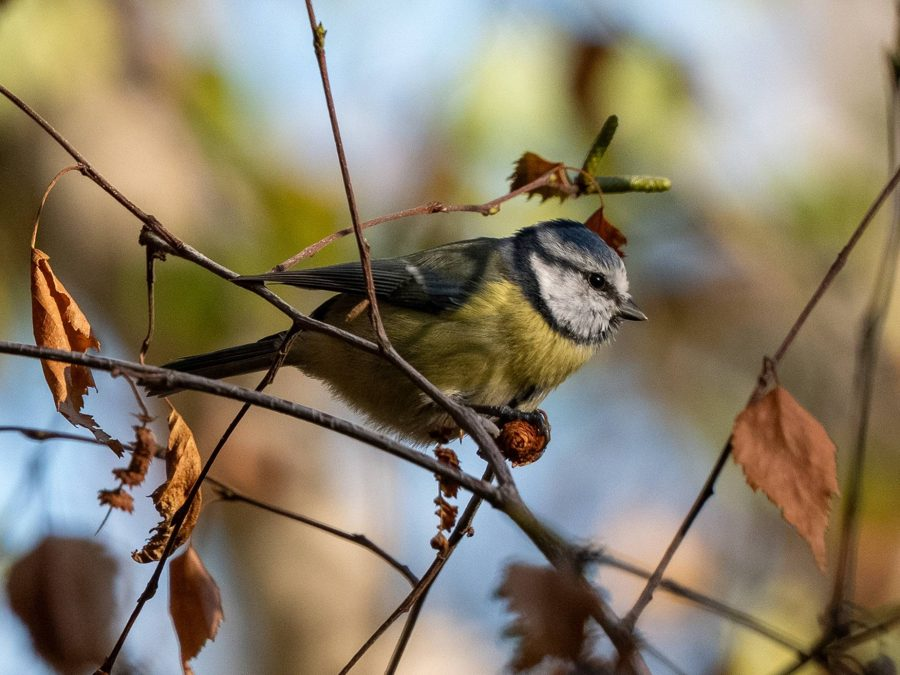
#> input picture images/blue-tit-sm.jpg, 900 x 675 px
$ python -i make_mockup.py   (imports and definitions only)
#> lines starting #> are read from the running program, lines starting #| are printed output that depends on the picture; after the words box and inside, x2 and y2 are one past the last pixel; in counts of white or black regions, pixels touching at a corner belong together
"""Place a print on a room photo at real scale.
usage: python3 make_mockup.py room.jpg photo.jpg out.jpg px_per_cm center_x bottom_y print_w_cm print_h_cm [crop_x crop_y crop_w crop_h]
"""
import sys
from PIL import Image, ImageDraw, ImageFilter, ImageStat

# Look of the print on the wall
FRAME_COLOR = (243, 241, 237)   # white frame
FRAME_EDGE = (205, 200, 192)    # thin darker edge so a white frame shows on white walls
BORDER = 0.06                   # white paper border around the photo (0 = photo to the edge)

# [46 lines left out: function mockup, not called in this run]

# [4 lines not run here, left out]

def studio(photo_p, out_p, size=(1400, 1050), bg=(236, 235, 232)):
    """Print only (no frame), big and straight on, on a light background."""
#> called with photo_p = '../images/blue-tit-sm.jpg', out_p = 'out.png', size = (1400, 1050), bg = (236, 235, 232)
    from PIL import ImageDraw
    canvas = Image.new("RGB", size, bg)
    photo = Image.open(photo_p).convert("RGB")
#> photo is the input picture: PIL image 900x675 RGB; mean R, G, B 135.8, 125.4, 105
    W = int(size[0] * 0.74)
    border = int(W * 0.045)
    iw = W - 2 * border
    ih = int(iw * photo.height / photo.width)
#> ih = 708
    photo = photo.resize((iw, ih), Image.LANCZOS)
#> photo: PIL image 944x708 RGB
    H = ih + 2 * border
#> H = 800
    x0, y0 = (size[0] - W) // 2, (size[1] - H) // 2
#> x0 = 182; y0 = 125
    sh = Image.new("L", size, 0)
#> sh: PIL image 1400x1050 L; every value is 0
    ImageDraw.Draw(sh).rectangle((x0 + 6, y0 + 14, x0 + W + 6, y0 + H + 14), fill=90)
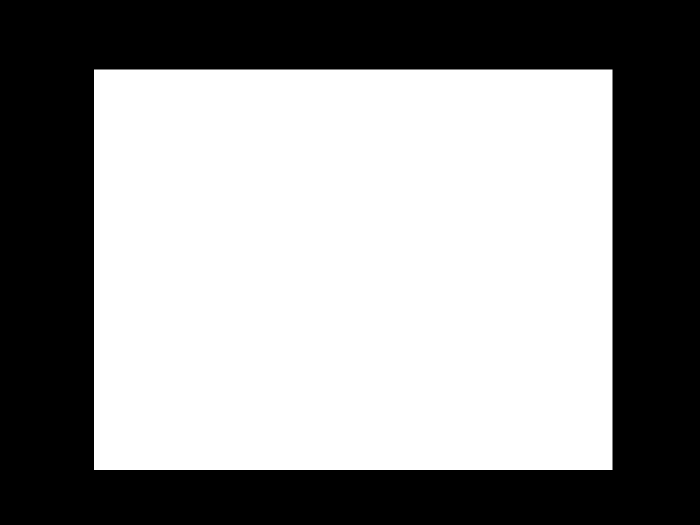
#> sh: PIL image 1400x1050 L (shown at 1/2 size); values 0 (black) and 90 (white), 56.5% white; 1 black region, box (x1, y1, x2, y2) and area: (0, 0, 1400, 1050) 639363
    sh = sh.filter(ImageFilter.GaussianBlur(18))
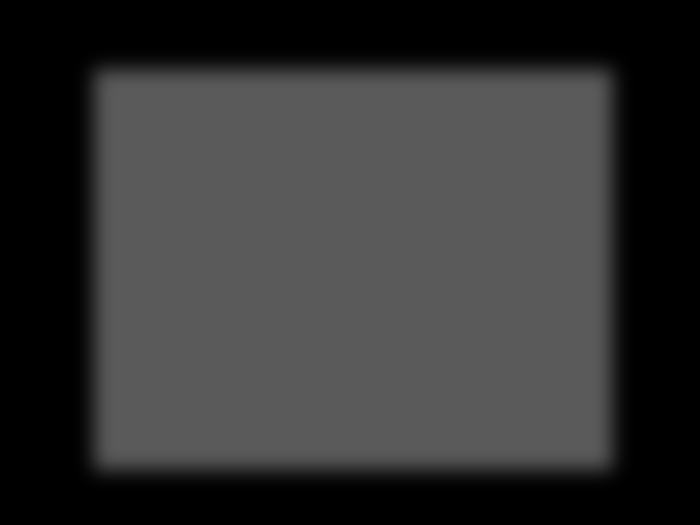
#> sh: PIL image 1400x1050 L (shown at 1/2 size); min 0, max 90, mean 50.9
    canvas = Image.composite(Image.new("RGB", size, (60, 55, 50)), canvas, sh)
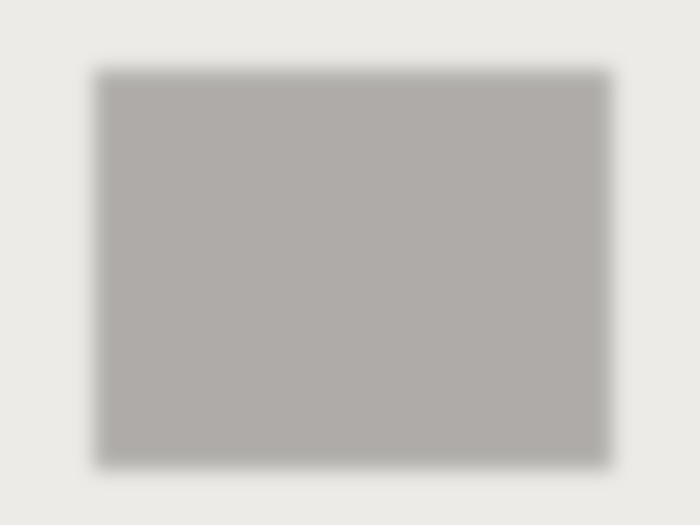
#> canvas: PIL image 1400x1050 RGB (shown at 1/2 size); mean R, G, B 201, 198.9, 195.8
    paper = Image.new("RGB", (W, H), (250, 249, 246))
    paper.paste(photo, (border, border))
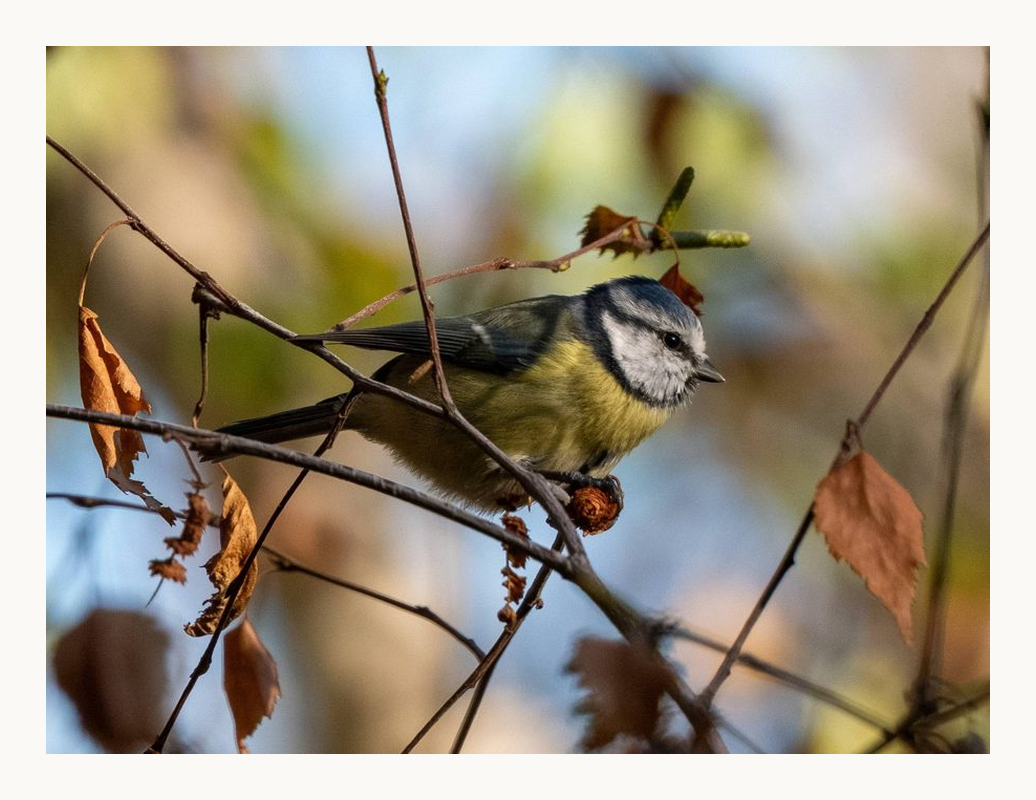
#> paper: PIL image 1036x800 RGB; mean R, G, B 157.9, 149.3, 132.3
    canvas.paste(paper, (x0, y0))
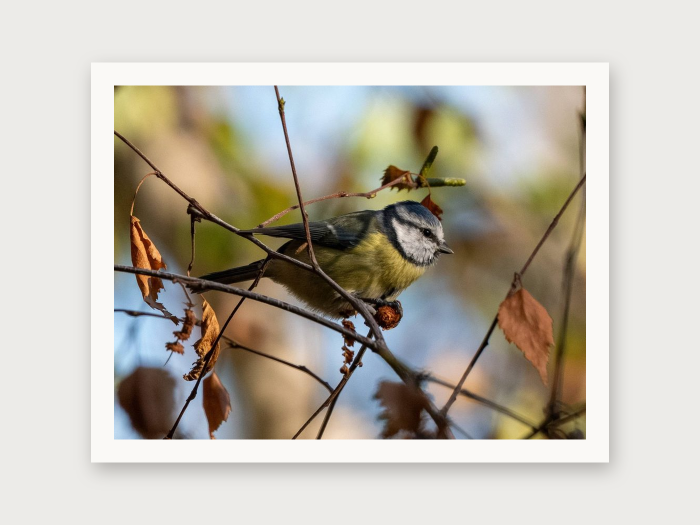
#> canvas: PIL image 1400x1050 RGB (shown at 1/2 size); mean R, G, B 190.6, 185.3, 174.4
    canvas.save(out_p, quality=88)

>>> result = studio('../images/blue-tit-sm.jpg', 'out.png')

$ run again, on images/crested-tit-sm.jpg
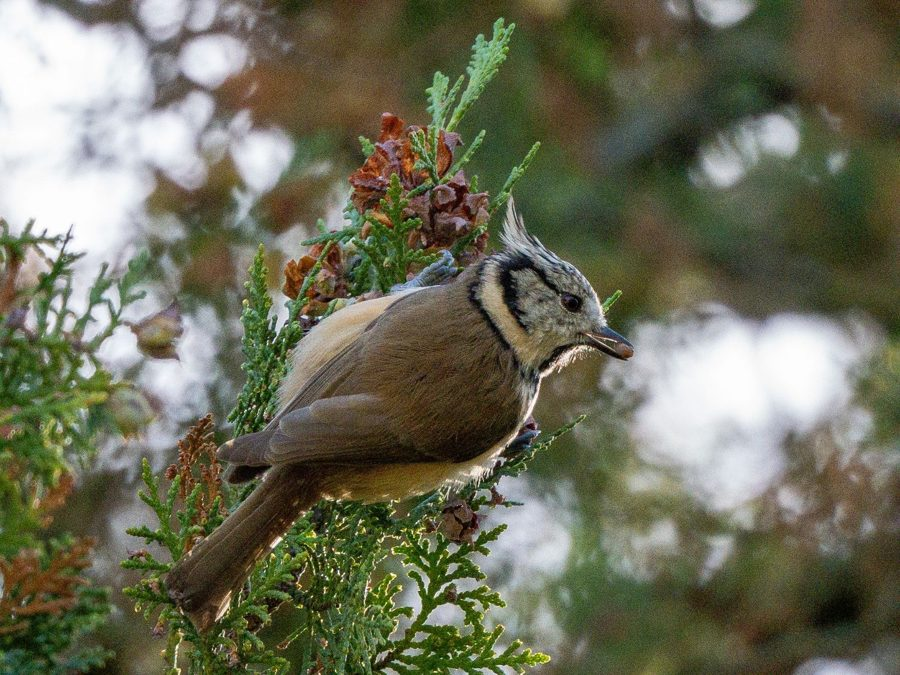
#> input picture images/crested-tit-sm.jpg, 900 x 675 px
#> in studio, photo is the input picture: PIL image 900x675 RGB; mean R, G, B 109, 109.8, 89.2
#> photo: PIL image 944x708 RGB
#> in studio, `paper.paste(photo, (border, border))`:
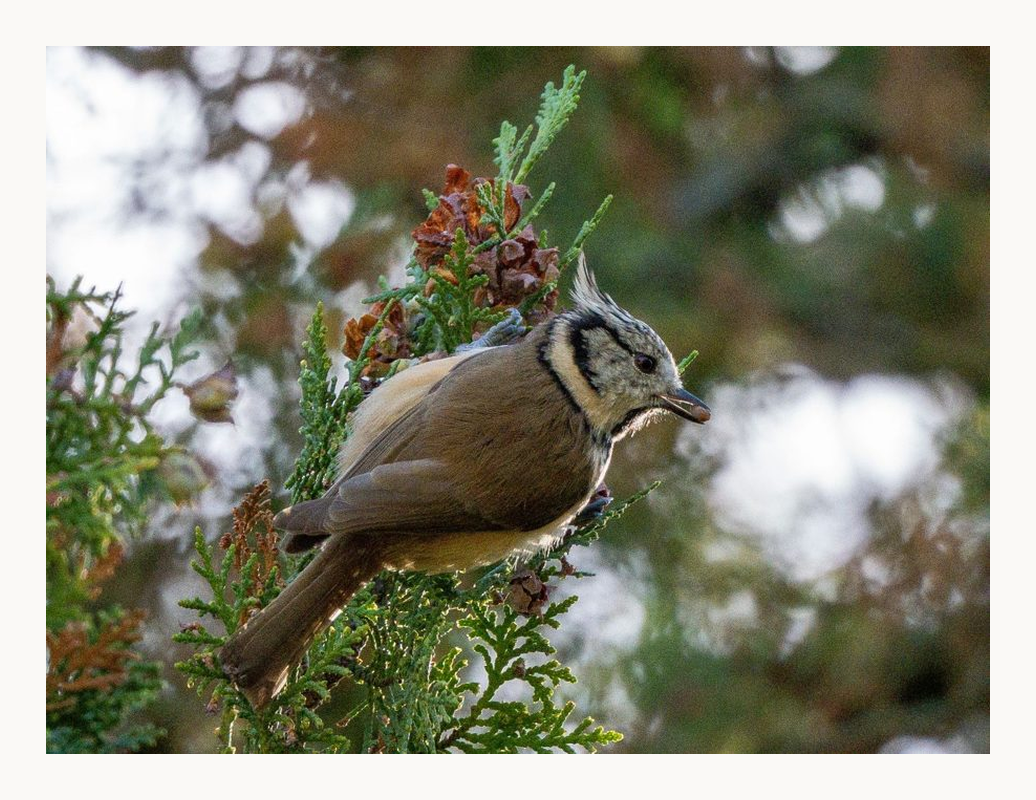
#> paper: PIL image 1036x800 RGB; mean R, G, B 136.3, 136.7, 119.5
#> in studio, `canvas.paste(paper, (x0, y0))`:
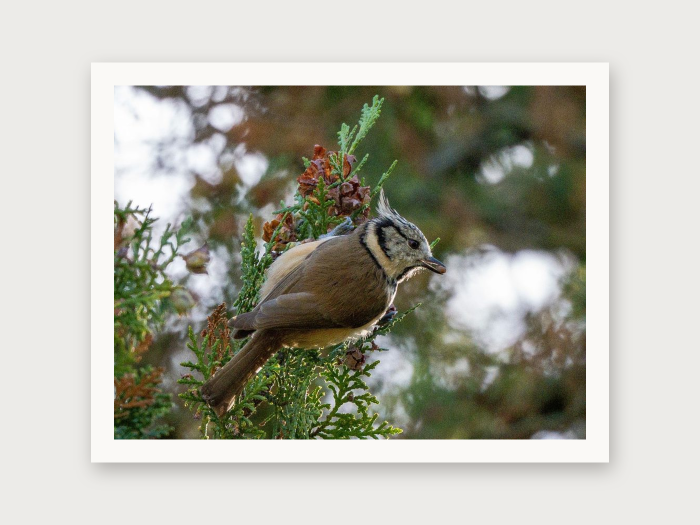
#> canvas: PIL image 1400x1050 RGB (shown at 1/2 size); mean R, G, B 178.4, 178.2, 167.2

$ run again, on images/hoopoe-sm.jpg
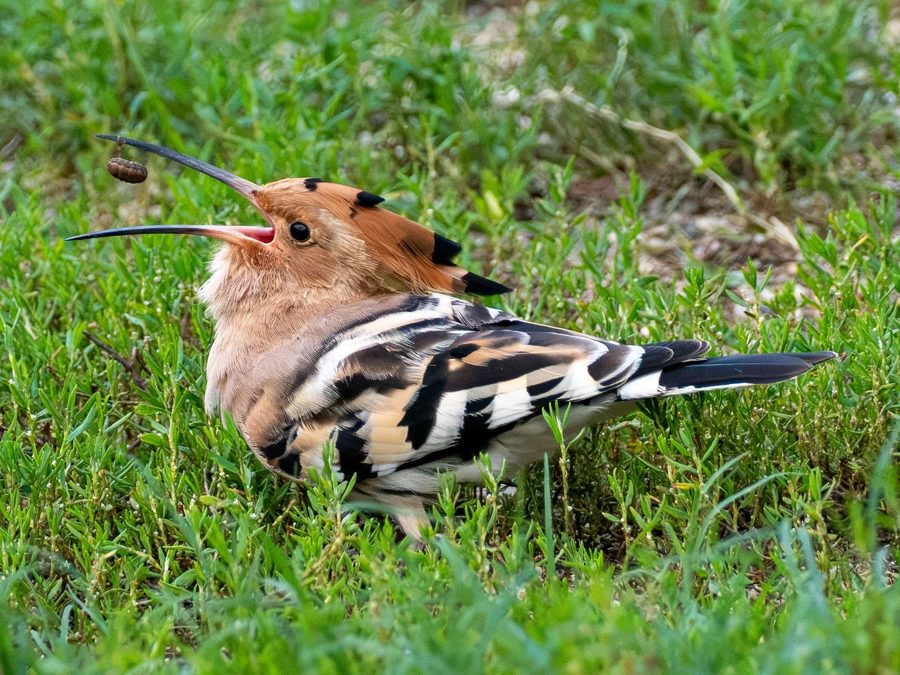
#> input picture images/hoopoe-sm.jpg, 900 x 675 px
#> in studio, photo is the input picture: PIL image 900x675 RGB; mean R, G, B 107.4, 132.7, 70.5
#> photo: PIL image 944x708 RGB
#> in studio, `paper.paste(photo, (border, border))`:
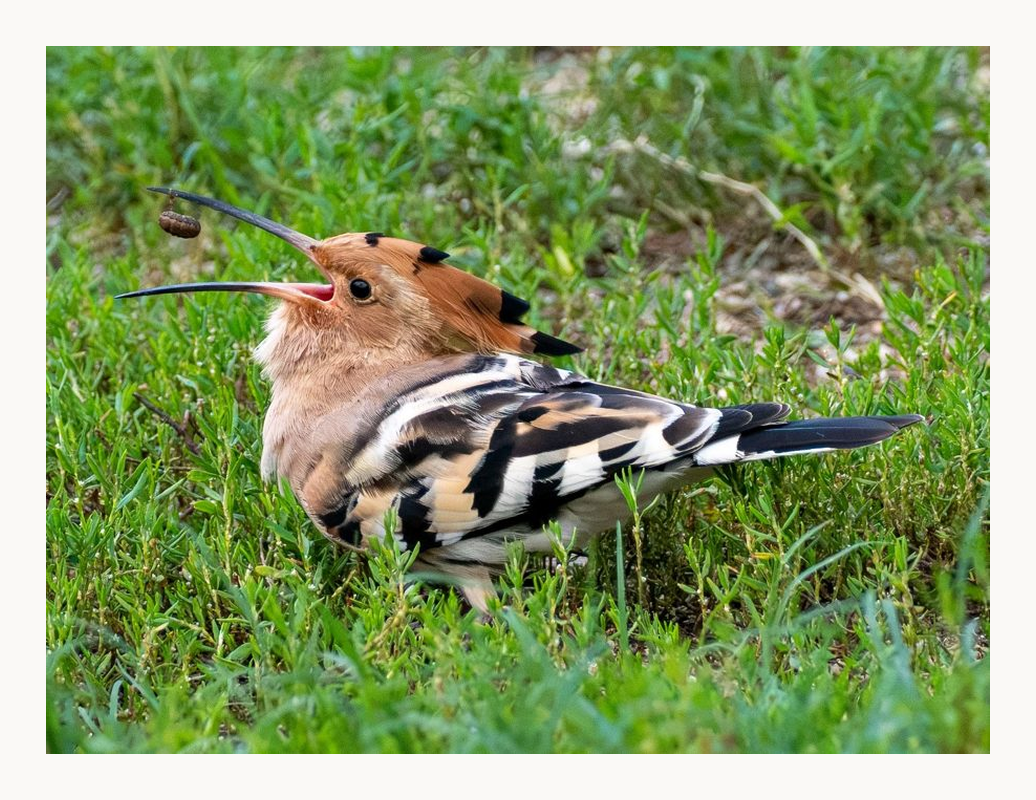
#> paper: PIL image 1036x800 RGB; mean R, G, B 135, 155.2, 104.5
#> in studio, `canvas.paste(paper, (x0, y0))`:
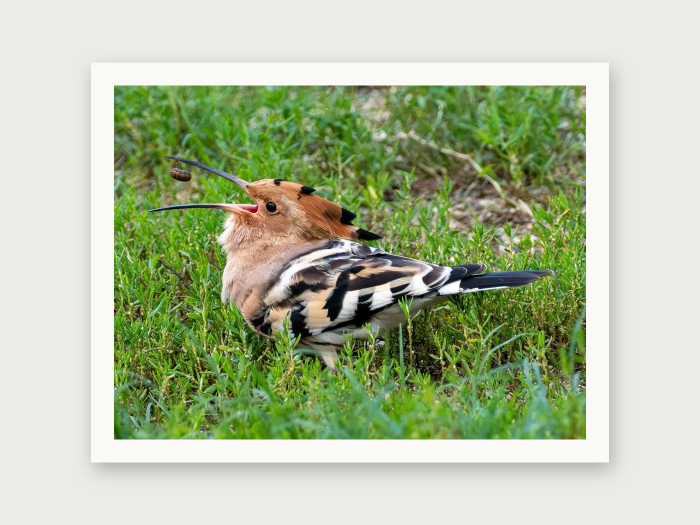
#> canvas: PIL image 1400x1050 RGB (shown at 1/2 size); mean R, G, B 177.7, 188.6, 158.7
